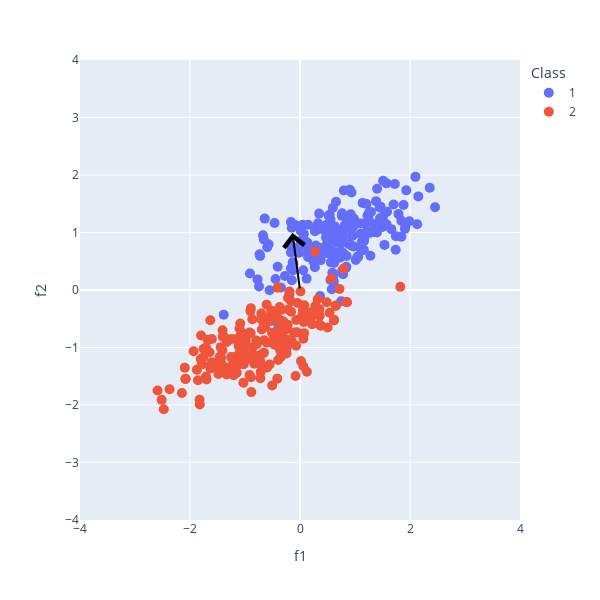
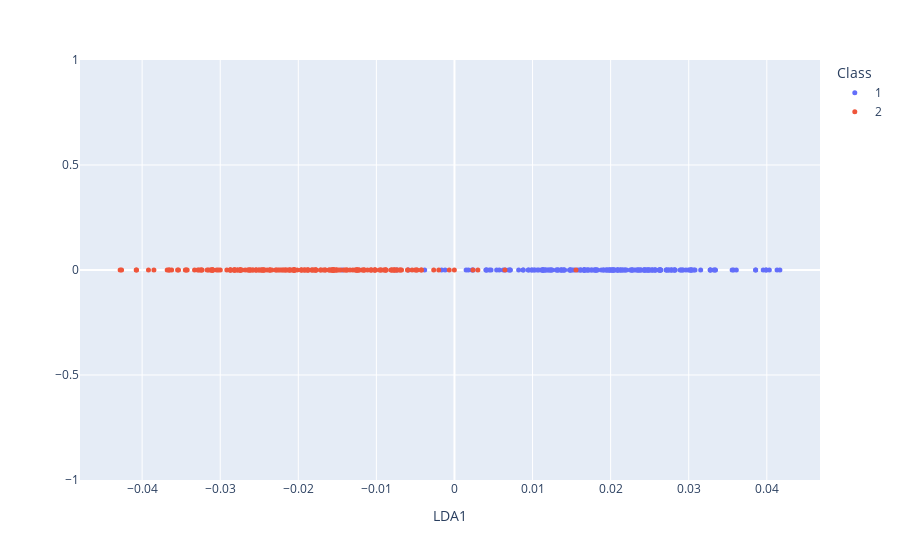

Notebook cell for these charts, in order:
### Markdown cell above
Exercise 4<p>
    Inspect about the utility of projecting the datasets represented in the  figures bellow to one dimension by using LDA. Explain graphically your assumptions.
For your convenience these examplary datasets are available at UCStudent
(dataset1.mat and dataset2.mat).<p>
<img src="dataset1.jpg" style="height:350px"> 
<img src="dataset2.jpg" style="height:350px">

### Code cell
import scipy.io as sio
import numpy as np
import plotly.express as px
from sklearn.discriminant_analysis import LinearDiscriminantAnalysis


data1 = sio.loadmat("/Users/cesarteixeira/Documents/AulasRepo/RP/RP25/Practical/PL3/data/dataset1.mat")

#================For Dataset 1=======================
X1=data1['data_2d'][0][0][0]
y1=data1['data_2d'][0][0][1][0]



#Normalize 
mu=np.mean(X1.T,axis=0)
st=np.std(X1.T,axis=0)
X1=(X1.T-mu)/st
X1=X1.T

#Find class 1 & 2 samples
ixw1=np.where(y1==1)[0]
ixw2=np.where(y1==2)[0]

#Compute means for the different classes
mu1=np.array([np.mean(X1[:,ixw1],axis=1)]).T
mu2=np.array([np.mean(X1[:,ixw2],axis=1)]).T

#Compute within scatter matrices
S1=(X1[:,ixw1]-mu1)@(X1[:,ixw1]-mu1).T
S2=(X1[:,ixw2]-mu2)@(X1[:,ixw2]-mu2).T

#Compute within scatter matrix and its inverse
Sw=S1+S2
Swi=np.linalg.inv(Sw)

#Compute w
w=Swi@(mu1-mu2)

#Plot original data
fig=px.scatter(x=X1[0,:],y=X1[1,:],color=y1,labels=dict(x="f1",y="f2",color="Class"))
fig.update_traces(marker_size=10)

#Angle between LDA1 & the X axis
teta=np.arccos(np.dot(w.squeeze(),[1,0])/(np.linalg.norm(w)))
#Plot LDA1
fig.add_annotation(
    x=np.cos(teta),  # arrows' head
    y=np.sin(teta),  # arrows' head
    ax=0,  # arrows' tail
    ay=0,  # arrows' tail
    xref='x',
    yref='y',
    axref='x',
    ayref='y',
    text='', 
    showarrow=True,
    arrowhead=4,
    arrowsize=2,
    arrowwidth=2,
    width=4,
    arrowcolor='black'
)



fig.update_xaxes(range = [-4,4])
fig.update_yaxes(range = [-4,4])
fig.update_layout(
    autosize=False,
    width=600,
    height=600,
)
fig.show()


#Project data acourding to LDA
# apply transform to dataset
Xp = w.T@X1
#Plot projected data
fig=px.scatter(x=Xp.squeeze(),y=np.zeros(np.shape(Xp.squeeze())[0]),color=y1,labels=dict(x="LDA1",y="",color="Class"))
fig.update_traces(marker_size=5)
fig.show()

### Figure 1 — Plotly figure (JSON) as saved in the notebook; plotly's stock layout.template omitted (floating-point values rounded to 4 significant figures; data arrays with more than 128 entries replaced by an {"elided": "..."} marker saying what was removed)
{"data": [{"hovertemplate": "Class=1<br>f1=%{x}<br>f2=%{y}<extra></extra>", "legendgroup": "1", "marker": {"color": "#636efa", "size": 10, "symbol": "circle"}, "mode": "markers", "name": "1", "orientation": "v", "showlegend": true, "type": "scatter", "x": {"elided": "200 float values"}, "xaxis": "x", "y": {"elided": "200 float values"}, "yaxis": "y"}, {"hovertemplate": "Class=2<br>f1=%{x}<br>f2=%{y}<extra></extra>", "legendgroup": "2", "marker": {"color": "#EF553B", "size": 10, "symbol": "circle"}, "mode": "markers", "name": "2", "orientation": "v", "showlegend": true, "type": "scatter", "x": {"elided": "200 float values"}, "xaxis": "x", "y": {"elided": "200 float values"}, "yaxis": "y"}], "layout": {"annotations": [{"arrowcolor": "black", "arrowhead": 4, "arrowsize": 2, "arrowwidth": 2, "ax": 0, "axref": "x", "ay": 0, "ayref": "y", "showarrow": true, "text": "", "width": 4, "x": -0.1368, "xref": "x", "y": 0.9906, "yref": "y"}], "autosize": false, "height": 600, "legend": {"title": {"text": "Class"}, "tracegroupgap": 0}, "margin": {"t": 60}, "width": 600, "xaxis": {"anchor": "y", "domain": [0, 1], "range": [-4, 4], "title": {"text": "f1"}, "type": "linear"}, "yaxis": {"anchor": "x", "domain": [0, 1], "range": [-4, 4], "title": {"text": "f2"}, "type": "linear"}}}

### Figure 2 — Plotly figure (JSON) as saved in the notebook; plotly's stock layout.template omitted (floating-point values rounded to 4 significant figures; data arrays with more than 128 entries replaced by an {"elided": "..."} marker saying what was removed)
{"data": [{"hovertemplate": "Class=1<br>LDA1=%{x}<br>=%{y}<extra></extra>", "legendgroup": "1", "marker": {"color": "#636efa", "size": 5, "symbol": "circle"}, "mode": "markers", "name": "1", "orientation": "v", "showlegend": true, "type": "scatter", "x": {"elided": "200 float values"}, "xaxis": "x", "y": {"elided": "200 int values"}, "yaxis": "y"}, {"hovertemplate": "Class=2<br>LDA1=%{x}<br>=%{y}<extra></extra>", "legendgroup": "2", "marker": {"color": "#EF553B", "size": 5, "symbol": "circle"}, "mode": "markers", "name": "2", "orientation": "v", "showlegend": true, "type": "scatter", "x": {"elided": "200 float values"}, "xaxis": "x", "y": {"elided": "200 int values"}, "yaxis": "y"}], "layout": {"autosize": true, "legend": {"title": {"text": "Class"}, "tracegroupgap": 0}, "margin": {"t": 60}, "xaxis": {"anchor": "y", "autorange": true, "domain": [0, 1], "range": [-0.04793, 0.04678], "title": {"text": "LDA1"}, "type": "linear"}, "yaxis": {"anchor": "x", "autorange": true, "domain": [0, 1], "range": [-1, 1], "title": {"text": ""}, "type": "linear"}}}
